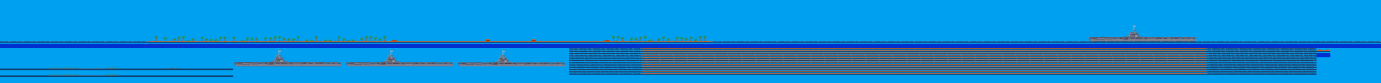
#> input picture game/source_assets/level_a.png, 9664 x 576 px (shown at 1/7 size)
$ python -i make_tfont.py   (imports and definitions only)
#> lines starting #> are read from the running program, lines starting #| are printed output that depends on the picture
"""Message line font for the STE prototype: ASCII 32..95 (64 glyphs, classic 5x7) in 16x8 cells (EMX), drawn over the
black separator strip, which is shown with the panel palette: index 15 = its light grey (the palette is copied from
sepbar.png, the indices are kept by the cutter).
Usage: make_tfont.py <sepbar png (palette)> <out png>"""
import sys
from PIL import Image

CW, CH, COLS, INK = 16, 8, 8, 15

# columns left to right, bit 0 = top row
GLYPHS = """
00 00 00 00 00|00 00 5F 00 00|00 07 00 07 00|14 7F 14 7F 14|24 2A 7F 2A 12|23 13 08 64 62|36 49 55 22 50|00 05 03 00 00
00 1C 22 41 00|00 41 22 1C 00|14 08 3E 08 14|08 08 3E 08 08|00 50 30 00 00|08 08 08 08 08|00 60 60 00 00|20 10 08 04 02
3E 51 49 45 3E|00 42 7F 40 00|42 61 51 49 46|21 41 45 4B 31|18 14 12 7F 10|27 45 45 45 39|3C 4A 49 49 30|01 71 09 05 03
36 49 49 49 36|06 49 49 29 1E|00 36 36 00 00|00 56 36 00 00|08 14 22 41 00|14 14 14 14 14|00 41 22 14 08|02 01 51 09 06
32 49 79 41 3E|7E 11 11 11 7E|7F 49 49 49 36|3E 41 41 41 22|7F 41 41 22 1C|7F 49 49 49 41|7F 09 09 09 01|3E 41 49 49 7A
7F 08 08 08 7F|00 41 7F 41 00|20 40 41 3F 01|7F 08 14 22 41|7F 40 40 40 40|7F 02 0C 02 7F|7F 04 08 10 7F|3E 41 41 41 3E
7F 09 09 09 06|3E 41 51 21 5E|7F 09 19 29 46|46 49 49 49 31|01 01 7F 01 01|3F 40 40 40 3F|1F 20 40 20 1F|3F 40 38 40 3F
63 14 08 14 63|07 08 70 08 07|61 51 49 45 43|00 7F 41 41 00|02 04 08 10 20|00 41 41 7F 00|04 02 01 02 04|40 40 40 40 40
"""

def main(palsrc, out):
#> called with palsrc = '../game/source_assets/level_a.png', out = 'out.png'
    glyphs = [[int(c, 16) for c in g.split()] for line in GLYPHS.strip().splitlines() for g in line.split('|')]
    assert len(glyphs) == 64
    img = Image.new('P', (CW * COLS, CH * 8), 0)
#> img: PIL image 128x64 P; every value is 0
    img.putpalette(Image.open(palsrc).getpalette())
    for n, g in enumerate(glyphs):
        ox, oy = (n % COLS) * CW, (n // COLS) * CH
        for x, col in enumerate(g):
            for y in range(7):
                if col >> y & 1:
                    img.putpixel((ox + x, oy + y), INK)
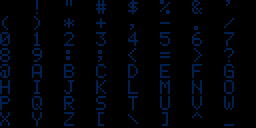
#> img: PIL image 128x64 P (shown 2 times larger); mean R, G, B 0, 3, 7.6
    img.save(out)
    print('ticker font sheet', img.size)
#| ticker font sheet (128, 64)

# [2 lines not run here, left out]

>>> result = main('../game/source_assets/level_a.png', 'out.png')
